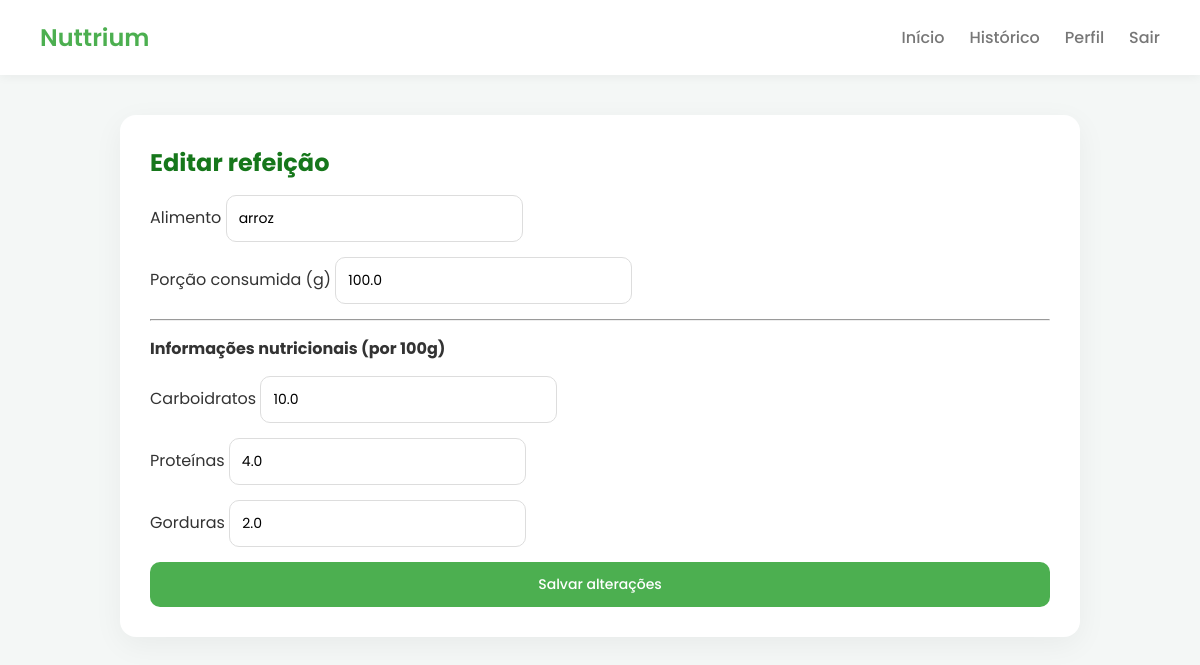
Page /refeicoes/editar/1/ (signed in) on the earlier database version.
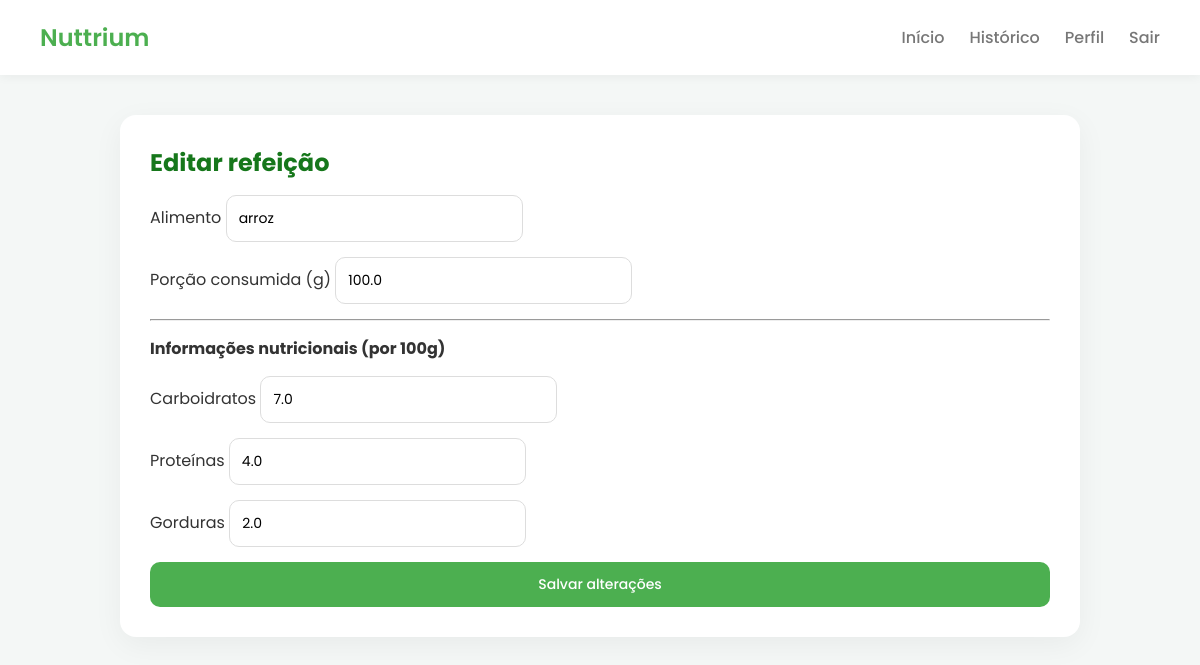
Same page on the later database version.
### refeicoes/models.py (models this page shows, shortened)
class Refeicao(models.Model):
    user = models.ForeignKey(User, on_delete=models.CASCADE)
    nome = models.CharField(max_length=100)
    porcao = models.FloatField(help_text="Quantidade consumida em gramas")
    carboidratos = models.FloatField(help_text="Carboidratos por 100g")
    proteinas = models.FloatField(help_text="Proteínas por 100g")
    gorduras = models.FloatField(help_text="Gorduras por 100g")
    data = models.DateField(auto_now_add=True)

### refeicoes/views.py (the view)
# urls.py: path("editar/<int:id>/", views.editar_refeicao, name="editar_refeicao"),
@login_required
def editar_refeicao(request, id):
    refeicao = get_object_or_404(
        Refeicao,
        id=id,
        user=request.user
    )
    if request.method == "POST":
        form = RefeicaoForm(request.POST, instance=refeicao)
        if form.is_valid():
            form.save()
            return redirect("dashboard")
    else:
        form = RefeicaoForm(instance=refeicao)
    return render(request, "refeicoes/form.html", {
        "form": form,
        "editar": True
    })

### refeicoes/forms.py
class RefeicaoForm(forms.ModelForm):
    class Meta:
        model = Refeicao
        fields = [
            "nome",
            "porcao",
            "carboidratos",
            "proteinas",
            "gorduras",
        ]
        widgets = {
            "nome": forms.TextInput(attrs={
                "placeholder": "Ex: Feijão cozido"
            }),
            "porcao": forms.NumberInput(attrs={
                "placeholder": "Quantidade consumida (g)"
            }),
            "carboidratos": forms.NumberInput(attrs={
                "placeholder": "Carboidratos por 100g"
            }),
            "proteinas": forms.NumberInput(attrs={
                "placeholder": "Proteínas por 100g"
            }),
            "gorduras": forms.NumberInput(attrs={
                "placeholder": "Gorduras por 100g"
            }),
        }

### refeicoes/templates/refeicoes/form.html (shortened to what this page needs)
{% extends "base.html" %}
{% block content %}
<div class="card">
  <h2>
    {% if editar %}
      Editar refeição
    {% else %}
      Adicionar refeição
    {% endif %}
  </h2>
  <form method="post">
    <div class="form-group">
      <label>Alimento</label>
      {{ form.nome }}
    </div>
    <div class="form-group">
      <label>Porção consumida (g)</label>
      {{ form.porcao }}
    </div>
    <hr>
    <p><strong>Informações nutricionais (por 100g)</strong></p>
    <div class="form-group">
      <label>Carboidratos</label>
      {{ form.carboidratos }}
    </div>
    <div class="form-group">
      <label>Proteínas</label>
      {{ form.proteinas }}
    </div>
    <div class="form-group">
      <label>Gorduras</label>
      {{ form.gorduras }}
    </div>
    <button type="submit">
      {% if editar %}
        Salvar alterações
      {% else %}
        Salvar refeição
      {% endif %}
    </button>
  </form>
</div>
{% endblock %}

Differences in the rows shown:
changed Refeicao "arroz": carboidratos "10.0" → "7.0"
